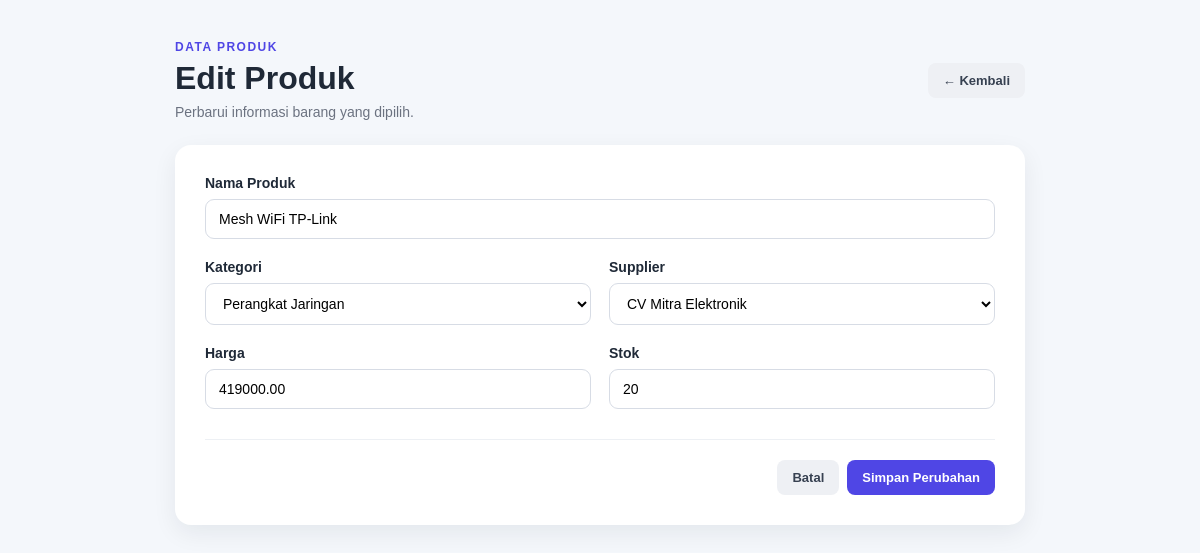
The app's page /edit.php?id=4 with its own data.
### tables this page shows
CREATE TABLE products (
    id INT AUTO_INCREMENT PRIMARY KEY,
    name VARCHAR(150) NOT NULL,
    category_id INT NOT NULL,
    supplier_id INT NOT NULL,
    price DECIMAL(12,2) NOT NULL,
    stock INT NOT NULL,

    FOREIGN KEY (category_id)
        REFERENCES categories(id)
        ON UPDATE CASCADE
        ON DELETE RESTRICT,

    FOREIGN KEY (supplier_id)
        REFERENCES suppliers(id)
        ON UPDATE CASCADE
        ON DELETE RESTRICT
);

CREATE TABLE categories (
    id INT AUTO_INCREMENT PRIMARY KEY,
    name VARCHAR(100) NOT NULL
);

CREATE TABLE suppliers (
    id INT AUTO_INCREMENT PRIMARY KEY,
    name VARCHAR(100) NOT NULL,
    phone VARCHAR(20) NOT NULL
);

### edit.php (the view, shortened to what this page needs)
<?php
$db = Database::getInstance();
$conn = $db->getConnection();
$id = (int)($_GET['id'] ?? 0);
$stmt = $conn->prepare("
    SELECT id, name, category_id, supplier_id, price, stock
    FROM products
    WHERE id = ?
");
$stmt->execute([$id]);
$product = $stmt->fetch();
$categories = $conn->query(
    "SELECT id, name FROM categories ORDER BY name ASC"
)->fetchAll();
$suppliers = $conn->query(
    "SELECT id, name FROM suppliers ORDER BY name ASC"
)->fetchAll();
?>
<!DOCTYPE html>
<html lang="id">
<head>
    <link rel="stylesheet" href="assets/style.css">
</head>
<body>
<div class="container form-container">
    <div class="form-header">
        <div>
            <p class="label">DATA PRODUK</p>
            <h1>Edit Produk</h1>
            <p class="subtitle">Perbarui informasi barang yang dipilih.</p>
        </div>
        <a href="index.php" class="btn btn-reset">← Kembali</a>
    </div>
    <div class="card form-card">
        <form method="POST">
            <div class="form-group">
                <label for="name">Nama Produk</label>
                <input
                    type="text"
                    id="name"
                    name="name"
                    value="<?= htmlspecialchars($_POST['name'] ?? $product['name']) ?>"
                    required
                >
            </div>
            <div class="form-row">
                <div class="form-group">
                    <label for="category_id">Kategori</label>
                    <select id="category_id" name="category_id" required>
                        <?php
                        $selectedCategory = $_POST['category_id'] ?? $product['category_id'];
                        ?>
                        <?php foreach ($categories as $category): ?>
                            <option
                                value="<?= $category['id'] ?>"
                                <?= $selectedCategory == $category['id'] ? 'selected' : '' ?>
                            >
                                <?= htmlspecialchars($category['name']) ?>
                            </option>
                        <?php endforeach; ?>
                    </select>
                </div>
                <div class="form-group">
                    <label for="supplier_id">Supplier</label>
                    <select id="supplier_id" name="supplier_id" required>
                        <?php
                        $selectedSupplier = $_POST['supplier_id'] ?? $product['supplier_id'];
                        ?>
                        <?php foreach ($suppliers as $supplier): ?>
                            <option
                                value="<?= $supplier['id'] ?>"
                                <?= $selectedSupplier == $supplier['id'] ? 'selected' : '' ?>
                            >
                                <?= htmlspecialchars($supplier['name']) ?>
                            </option>
                        <?php endforeach; ?>
                    </select>
                </div>
            </div>
            <div class="form-row">
                <div class="form-group">
                    <label for="price">Harga</label>
                    <input
                        type="number"
                        id="price"
                        name="price"
                        min="0"
                        value="<?= htmlspecialchars($_POST['price'] ?? $product['price']) ?>"
                        required
                    >
                </div>
                <div class="form-group">
                    <label for="stock">Stok</label>
                    <input
                        type="number"
                        id="stock"
                        name="stock"
                        min="0"
                        value="<?= htmlspecialchars($_POST['stock'] ?? $product['stock']) ?>"
                        required
                    >
                </div>
            </div>
            <div class="form-actions">
                <a href="index.php" class="btn btn-reset">Batal</a>
                <button type="submit" class="btn btn-primary">
                    Simpan Perubahan
                </button>
            </div>
        </form>
    </div>
</div>
</body>
</html>

### style.css (style rules this page uses)
* { margin: 0; padding: 0; box-sizing: border-box; }
body { font-family: Arial, sans-serif; background: #f4f7fb; color: #1f2937; min-height: 100vh; }
.container { width: 92%; max-width: 1200px; margin: 40px auto; }
.header, .form-header { display: flex; justify-content: space-between; align-items: center; gap: 20px; margin-bottom: 25px; }
.label { color: #4f46e5; font-size: 12px; font-weight: bold; letter-spacing: 1.5px; margin-bottom: 6px; }
h1 { font-size: 32px; margin-bottom: 7px; }
.subtitle { color: #6b7280; font-size: 14px; }
.card { background: white; border-radius: 16px; padding: 25px; box-shadow: 0 8px 25px rgba(15, 23, 42, 0.07); }
input, select { width: 100%; padding: 11px 13px; border: 1px solid #d7dce5; border-radius: 9px; font-size: 14px; outline: none; background: white; }
.btn { border: none; border-radius: 8px; padding: 10px 15px; text-decoration: none; font-size: 13px; font-weight: bold; cursor: pointer; display: inline-block; transition: 0.2s; }
.btn-primary { background: #4f46e5; color: white; }
.btn-reset { background: #eef0f4; color: #374151; }
.form-container { max-width: 850px; }
.form-card { padding: 30px; }
.form-group { margin-bottom: 20px; }
.form-group label { display: block; font-size: 14px; font-weight: bold; margin-bottom: 8px; }
.form-row { display: grid; grid-template-columns: 1fr 1fr; gap: 18px; }
.form-actions { display: flex; justify-content: flex-end; gap: 8px; margin-top: 10px; padding-top: 20px; border-top: 1px solid #edf0f4; }

### records on screen
products: name "Mesh WiFi TP-Link", category_id "Perangkat Jaringan", supplier_id "CV Mitra Elektronik", price "419000.00", stock "20"
